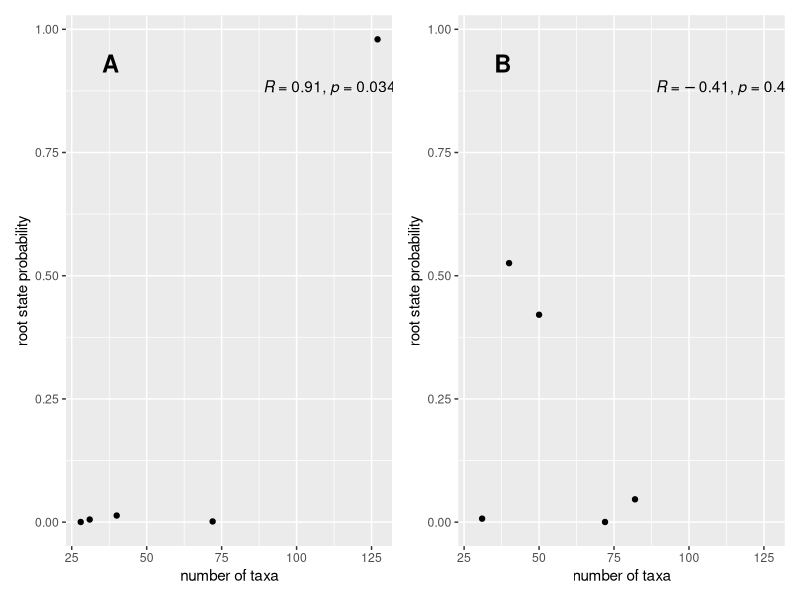
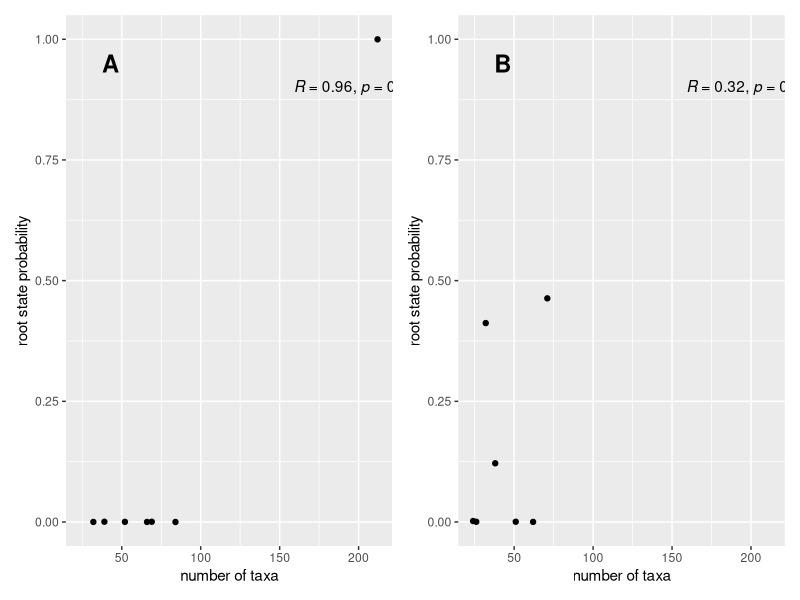
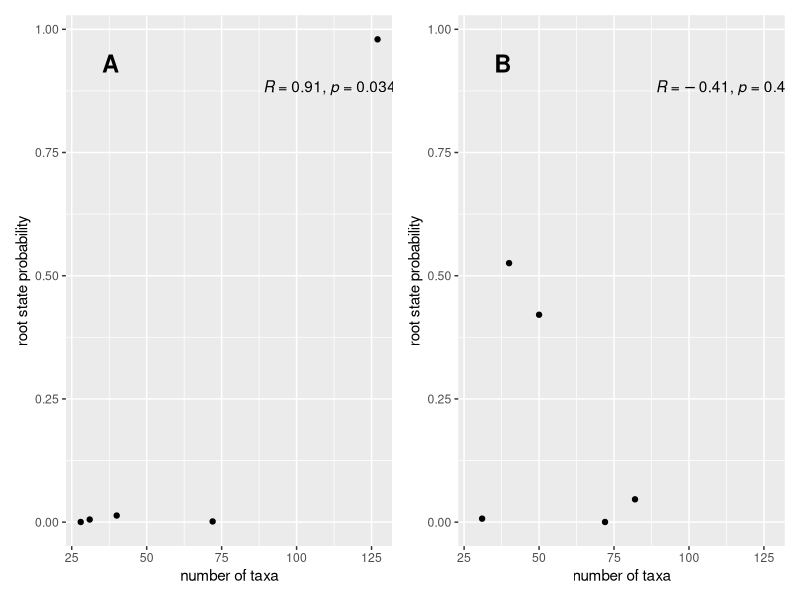
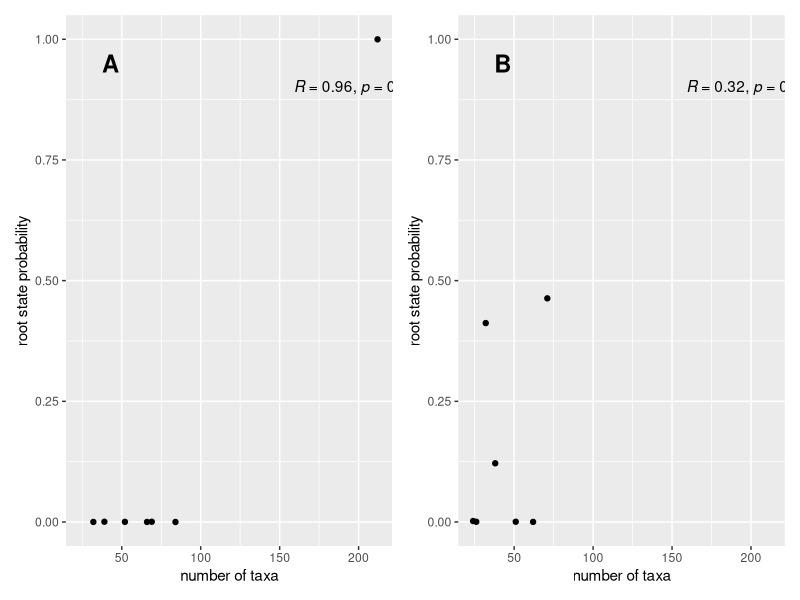

Write the R code that produced these figures, in order.
library(ggplot2)
library(ggpubr)  # For stat_cor
library(patchwork)  # For combining plots

#Connecticut River
###################################################
# Data for ctriverA
state_table_A <- c(31, 40, 28, 127, 72)
root_table_A <- c(0.0053, 0.0134, 0.0003, 0.9796, 0.0014)
sample_bias_A <- data.frame(state_table_A, root_table_A)

# Data for ctriverB
state_table_B <- c(31, 82, 50, 40, 72)
root_table_B <- c(0.0071, 0.0463, 0.4208, 0.5255, 0.0003)
sample_bias_B <- data.frame(state_table_B, root_table_B)

# Combine the x-values and y-values from both plots to determine common limits
x_limits <- range(c(state_table_A, state_table_B), na.rm = TRUE)
y_limits <- range(c(root_table_A, root_table_B), na.rm = TRUE)

# Create the plots
ctriverA <- ggplot(sample_bias_A, aes(x=state_table_A, y=root_table_A)) +
  stat_cor(method = "pearson", label.x = max(x_limits) * 0.7, label.y = max(y_limits) * 0.9) +  # Adjusted position
  geom_point() +
  xlab("number of taxa") +
  ylab("root state probability") +
  xlim(x_limits) +  # Set x-axis limits
  ylim(y_limits) +  # Set y-axis limits
  annotate("text", x = min(x_limits) + 0.1 * (max(x_limits) - min(x_limits)), 
         y = max(y_limits) * 0.95, label = "A", size = 6, fontface = "bold")  # Label A

ctriverB <- ggplot(sample_bias_B, aes(x=state_table_B, y=root_table_B)) +
  stat_cor(method = "pearson", label.x = max(x_limits) * 0.7, label.y = max(y_limits) * 0.9) +  # Adjusted position
  geom_point() +
  xlab("number of taxa") +
  ylab("root state probability") +
  xlim(x_limits) +  # Set x-axis limits
  ylim(y_limits) + # Set y-axis limits
  annotate("text", x = min(x_limits) + 0.1 * (max(x_limits) - min(x_limits)), 
           y = max(y_limits) * 0.95, label = "B", size = 6, fontface = "bold")  # Label B

# Combine the plots into one
combined_plot <- ctriverA + ctriverB + plot_layout(ncol = 2)

# Display the combined plot
print(combined_plot)
ggsave("C:/Users/gev25289/Desktop/rabies/Fasta/river/buffer/tiptraitrandomizationcombined.pdf", width=15, height=5)

library(ggplot2)
library(ggpubr)  # For stat_cor
library(patchwork)  # For combining plots

# Data for northamericaA
state_table_A <- c(52, 69, 39, 212, 32, 66, 84)
root_table_A <- c(0.0003, 0.0005, 0.0005, 0.99985, 0.0001, 0.0001, 0)
sample_bias_A <- data.frame(state_table_A, root_table_A)

# Data for northamericaB
state_table_B <- c(38, 71, 26, 62, 32, 24, 51)
root_table_B <- c(0.1216, 0.4633, 0.0004, 0.0002, 0.4121, 0.0020, 0.0005)
sample_bias_B <- data.frame(state_table_B, root_table_B)

# Combine the x-values and y-values from both plots to determine common limits
x_limits <- range(c(state_table_A, state_table_B), na.rm = TRUE)
y_limits <- range(c(root_table_A, root_table_B), na.rm = TRUE)

# Create the plots
northamericaA <- ggplot(sample_bias_A, aes(x=state_table_A, y=root_table_A)) +
  stat_cor(method = "pearson", label.x = max(x_limits) * 0.75, label.y = max(y_limits) * 0.9) +  # Adjusted position
  geom_point() +
  xlab("number of taxa") +
  ylab("root state probability") +
  xlim(x_limits) +  # Set x-axis limits
  ylim(y_limits) +  # Set y-axis limits
  annotate("text", x = min(x_limits) + 0.1 * (max(x_limits) - min(x_limits)), 
           y = max(y_limits) * 0.95, label = "A", size = 6, fontface = "bold")  # Label A

northamericaB <- ggplot(sample_bias_B, aes(x=state_table_B, y=root_table_B)) +
  stat_cor(method = "pearson", label.x = max(x_limits) * 0.75, label.y = max(y_limits) * 0.9) +  # Adjusted position
  geom_point() +
  xlab("number of taxa") +
  ylab("root state probability") +
  xlim(x_limits) +  # Set x-axis limits
  ylim(y_limits) +  # Set y-axis limits
  annotate("text", x = min(x_limits) + 0.1 * (max(x_limits) - min(x_limits)), 
           y = max(y_limits) * 0.95, label = "B", size = 6, fontface = "bold")  # Label B

# Combine the plots into one
combined_plot <- northamericaA + northamericaB + plot_layout(ncol = 2)

# Display the combined plot
print(combined_plot)
ggsave("C:/Users/gev25289/Desktop/rabies/Fasta/northamerica/tiptraitrandomizationcombined.pdf", width=15, height=5)
